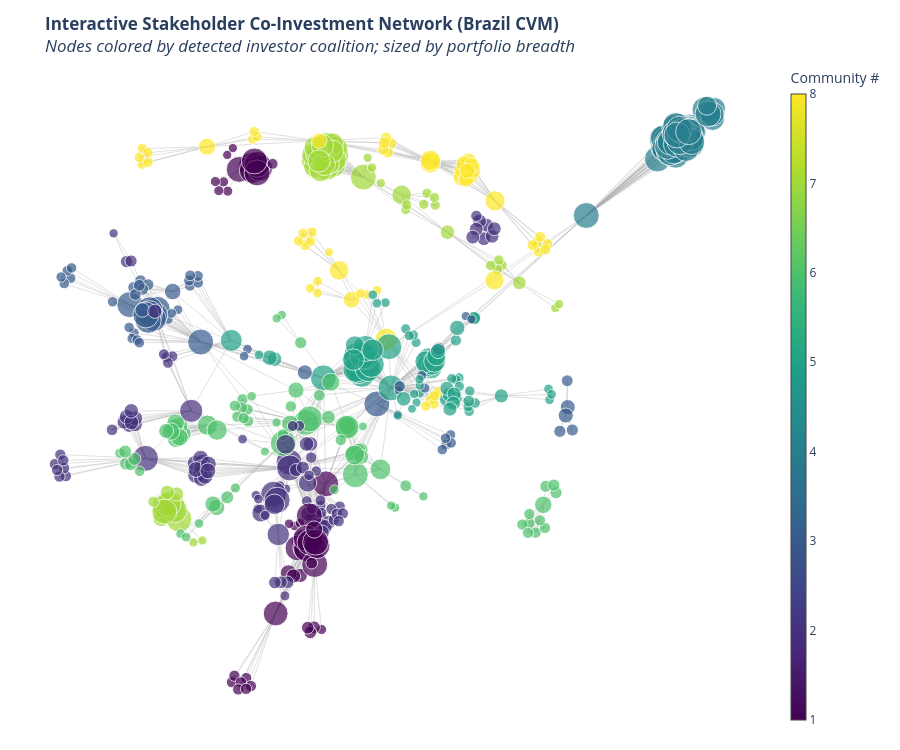

Notebook code cell kept with this figure:
### Markdown cell above
## 10. Interactive 2D Network Exploration (Plotly)

Visualizing the entire 3,400+ node and 77,000+ edge graph in the browser would lead to dense visual clutter and sluggish browser interaction.
We extract a high-fidelity **core network** for visualization:
- We filter for investors active across multiple firms or possessing strong Newman ties ($w_{\text{Newman}} \ge 0.12$ or multi-company portfolios), focusing on the largest interconnected communities.
- **Node Size**: Reflects the investor's portfolio breadth (number of listed companies held).
- **Node Color**: Encodes the detected Louvain Community or Investor Type.
- **Rich Hover Tooltips**: Display investor name, tax ID, entity type, controller flag, portfolio size, and top co-invested firms.

### Code cell
# ==========================================
# Visualization Subgraph Extraction
# ==========================================
VIS_MIN_WEIGHT = 0.12        # Minimum Newman weight to draw an edge
VIS_TOP_COMMUNITIES = 8      # Number of largest communities to include in interactive visualization

# Filter nodes belonging to top communities
top_comm_ids = set(range(VIS_TOP_COMMUNITIES))
candidate_nodes = [
    n for n in G_conn.nodes()
    if G_newman.nodes[n].get('community', 99) in top_comm_ids
]

# Extract edges meeting minimum weight
sub_edges = [
    (u, v) for u, v, d in G_conn.subgraph(candidate_nodes).edges(data=True)
    if d['weight'] >= VIS_MIN_WEIGHT
]

G_plot = nx.Graph()
for u, v in sub_edges:
    G_plot.add_node(u, **G_newman.nodes[u])
    G_plot.add_node(v, **G_newman.nodes[v])
    G_plot.add_edge(u, v, **G_conn[u][v])

# Keep only connected nodes in visualization graph
plot_connected = [n for n in G_plot.nodes() if G_plot.degree(n) > 0]
G_plot = G_plot.subgraph(plot_connected).copy()

print(f"Generating interactive layout for {G_plot.number_of_nodes()} core investors and {G_plot.number_of_edges()} strong co-investment ties...")

# Compute 2D Spring Layout (seed for reproducibility)
pos_2d = nx.spring_layout(G_plot, weight='weight', k=0.22, iterations=100, seed=42)

# Edge traces
edge_x = []
edge_y = []
for u, v in G_plot.edges():
    x0, y0 = pos_2d[u]
    x1, y1 = pos_2d[v]
    edge_x.extend([x0, x1, None])
    edge_y.extend([y0, y1, None])

edge_trace = go.Scatter(
    x=edge_x, y=edge_y,
    line=dict(width=0.8, color='rgba(170, 170, 170, 0.45)'),
    hoverinfo='none',
    mode='lines'
)

# Node traces
node_x = []
node_y = []
node_text = []
node_colors = []
node_sizes = []

for node in G_plot.nodes():
    x, y = pos_2d[node]
    node_x.append(x)
    node_y.append(y)
    
    attrs = G_newman.nodes[node]
    name = attrs.get('name', node)
    tax_id = attrs.get('tax_id', '')
    inv_type = attrs.get('investor_type', '')
    is_ctrl = "Yes" if attrs.get('is_controller', False) else "No"
    comm = attrs.get('community', 0) + 1
    port_size = attrs.get('portfolio_size', 1)
    deg = G_plot.degree(node)
    
    # Identify top co-invested firms
    co_cias = [B.nodes[c]['name'] for c in B.neighbors(node)][:3]
    cias_str = "<br>• ".join(co_cias)
    
    hover_card = (
        f"<b>{name}</b><br>"
        f"Tax ID: {tax_id}<br>"
        f"Type: {inv_type} | Controller: {is_ctrl}<br>"
        f"Community: #{comm} | Portfolio: {port_size} firms<br>"
        f"Strong Co-investor Ties: {deg}<br>"
        f"<b>Sample Investments:</b><br>• {cias_str}"
    )
    node_text.append(hover_card)
    node_colors.append(comm)
    node_sizes.append(max(8, min(26, 6 + port_size * 2.5 + deg * 0.4)))

node_trace = go.Scatter(
    x=node_x, y=node_y,
    mode='markers',
    hoverinfo='text',
    text=node_text,
    marker=dict(
        showscale=True,
        colorscale='Viridis',
        color=node_colors,
        size=node_sizes,
        colorbar=dict(
            thickness=15,
            title=dict(text='Community #'),
            xanchor='left',
        ),
        line=dict(width=1, color='#ffffff')
    )
)

fig_network = go.Figure(
    data=[edge_trace, node_trace],
    layout=go.Layout(
        title="<b>Interactive Stakeholder Co-Investment Network (Brazil CVM)</b><br><i>Nodes colored by detected investor coalition; sized by portfolio breadth</i>",
        showlegend=False,
        hovermode='closest',
        margin=dict(b=20, l=10, r=10, t=60),
        xaxis=dict(showgrid=False, zeroline=False, showticklabels=False),
        yaxis=dict(showgrid=False, zeroline=False, showticklabels=False),
        template='plotly_white',
        height=750
    )
)

fig_network.show()

### Figure 1 — Plotly figure (JSON) as saved in the notebook; plotly's stock layout.template omitted (floating-point values rounded to 4 significant figures; data arrays with more than 128 entries replaced by an {"elided": "..."} marker saying what was removed)
{"data": [{"hoverinfo": "none", "line": {"color": "rgba(170, 170, 170, 0.45)", "width": 0.8}, "mode": "lines", "type": "scatter", "x": {"elided": "11535 float values"}, "y": {"elided": "11535 float values"}}, {"hoverinfo": "text", "marker": {"color": {"elided": "526 int values"}, "colorbar": {"thickness": 15, "title": {"text": "Community #"}, "xanchor": "left"}, "colorscale": [[0, "#440154"], [0.1111, "#482878"], [0.2222, "#3e4989"], [0.3333, "#31688e"], [0.4444, "#26828e"], [0.5556, "#1f9e89"], [0.6667, "#35b779"], [0.7778, "#6ece58"], [0.8889, "#b5de2b"], [1, "#fde725"]], "line": {"color": "#ffffff", "width": 1}, "showscale": true, "size": {"elided": "526 float values"}}, "mode": "markers", "text": {"elided": "526 str values"}, "type": "scatter", "x": {"elided": "526 float values"}, "y": {"elided": "526 float values"}}], "layout": {"height": 750, "hovermode": "closest", "margin": {"b": 20, "l": 10, "r": 10, "t": 60}, "showlegend": false, "title": {"text": "<b>Interactive Stakeholder Co-Investment Network (Brazil CVM)</b><br><i>Nodes colored by detected investor coalition; sized by portfolio breadth</i>"}, "xaxis": {"showgrid": false, "showticklabels": false, "zeroline": false}, "yaxis": {"showgrid": false, "showticklabels": false, "zeroline": false}}}
